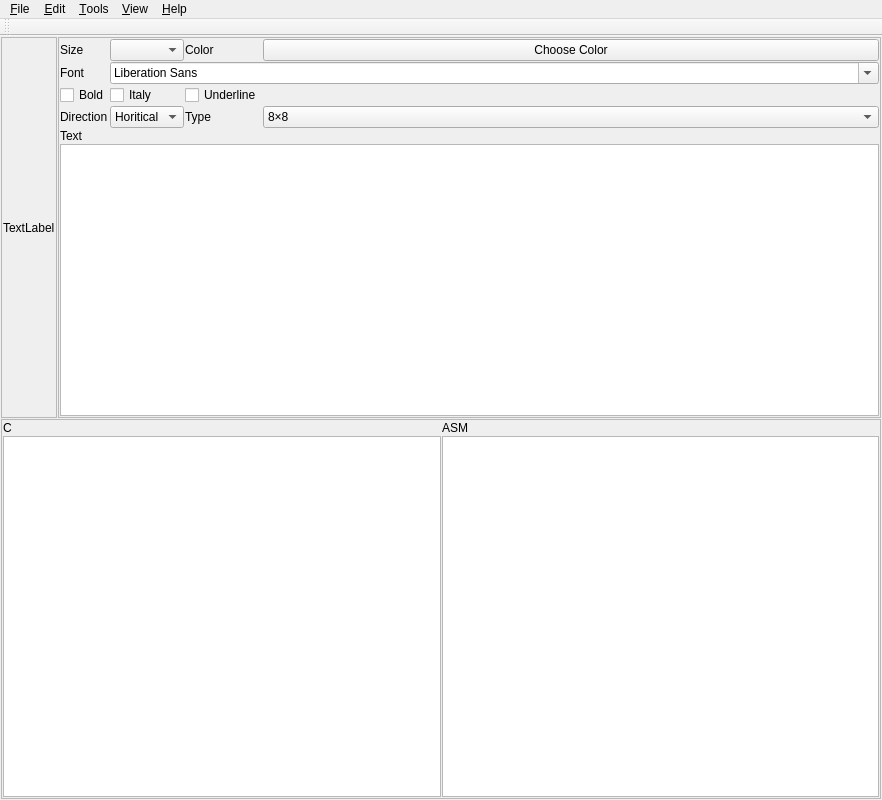
<?xml version="1.0" encoding="UTF-8"?>
<ui version="4.0">
 <class>MainWindow</class>
 <widget class="QMainWindow" name="MainWindow">
  <property name="geometry">
   <rect>
    <x>0</x>
    <y>0</y>
    <width>882</width>
    <height>800</height>
   </rect>
  </property>
  <property name="minimumSize">
   <size>
    <width>800</width>
    <height>800</height>
   </size>
  </property>
  <property name="windowTitle">
   <string>MainWindow</string>
  </property>
  <widget class="QWidget" name="centralwidget">
   <layout class="QGridLayout" name="layoutGWidget">
    <property name="leftMargin">
     <number>1</number>
    </property>
    <property name="topMargin">
     <number>1</number>
    </property>
    <property name="rightMargin">
     <number>1</number>
    </property>
    <property name="bottomMargin">
     <number>1</number>
    </property>
    <property name="spacing">
     <number>1</number>
    </property>
    <item row="0" column="0">
     <widget class="QFrame" name="frameDisplay">
      <property name="frameShape">
       <enum>QFrame::StyledPanel</enum>
      </property>
      <property name="frameShadow">
       <enum>QFrame::Raised</enum>
      </property>
      <layout class="QGridLayout" name="layoutGDisplay">
       <property name="leftMargin">
        <number>1</number>
       </property>
       <property name="topMargin">
        <number>1</number>
       </property>
       <property name="rightMargin">
        <number>1</number>
       </property>
       <property name="bottomMargin">
        <number>1</number>
       </property>
       <property name="spacing">
        <number>1</number>
       </property>
       <item row="0" column="0">
        <widget class="QLabel" name="labelDisplay">
         <property name="minimumSize">
          <size>
           <width>0</width>
           <height>0</height>
          </size>
         </property>
         <property name="text">
          <string>TextLabel</string>
         </property>
        </widget>
       </item>
      </layout>
     </widget>
    </item>
    <item row="0" column="1">
     <widget class="QFrame" name="frameInput">
      <property name="frameShape">
       <enum>QFrame::StyledPanel</enum>
      </property>
      <property name="frameShadow">
       <enum>QFrame::Raised</enum>
      </property>
      <layout class="QGridLayout" name="layoutGInput">
       <property name="leftMargin">
        <number>1</number>
       </property>
       <property name="topMargin">
        <number>1</number>
       </property>
       <property name="rightMargin">
        <number>1</number>
       </property>
       <property name="bottomMargin">
        <number>1</number>
       </property>
       <property name="spacing">
        <number>1</number>
       </property>
       <item row="0" column="3">
        <widget class="QPushButton" name="buttonChooseColor">
         <property name="text">
          <string>Choose Color</string>
         </property>
        </widget>
       </item>
       <item row="1" column="1" colspan="3">
        <widget class="QFontComboBox" name="comboBoxFont"/>
       </item>
       <item row="0" column="0">
        <widget class="QLabel" name="labelSize">
         <property name="text">
          <string>Size</string>
         </property>
        </widget>
       </item>
       <item row="0" column="1">
        <widget class="QComboBox" name="comboBoxSize">
         <property name="currentText">
          <string/>
         </property>
        </widget>
       </item>
       <item row="1" column="0">
        <widget class="QLabel" name="labelFont">
         <property name="text">
          <string>Font</string>
         </property>
        </widget>
       </item>
       <item row="0" column="2">
        <widget class="QLabel" name="labelColor">
         <property name="text">
          <string>Color</string>
         </property>
        </widget>
       </item>
       <item row="2" column="0">
        <widget class="QCheckBox" name="checkBoxBold">
         <property name="text">
          <string>Bold</string>
         </property>
        </widget>
       </item>
       <item row="5" column="0" colspan="4">
        <widget class="QPlainTextEdit" name="textText"/>
       </item>
       <item row="4" column="0" colspan="4">
        <widget class="QLabel" name="labelText">
         <property name="text">
          <string>Text</string>
         </property>
        </widget>
       </item>
       <item row="2" column="1">
        <widget class="QCheckBox" name="checkBoxItaly">
         <property name="text">
          <string>Italy</string>
         </property>
        </widget>
       </item>
       <item row="2" column="2">
        <widget class="QCheckBox" name="checkBoxUnderline">
         <property name="text">
          <string>Underline</string>
         </property>
        </widget>
       </item>
       <item row="3" column="0">
        <widget class="QLabel" name="labelDirection">
         <property name="text">
          <string>Direction</string>
         </property>
        </widget>
       </item>
       <item row="3" column="1">
        <widget class="QComboBox" name="comboBoxDirection">
         <item>
          <property name="text">
           <string>Horitical</string>
          </property>
         </item>
         <item>
          <property name="text">
           <string>Vertical</string>
          </property>
         </item>
        </widget>
       </item>
       <item row="3" column="2">
        <widget class="QLabel" name="labelType">
         <property name="text">
          <string>Type</string>
         </property>
        </widget>
       </item>
       <item row="3" column="3">
        <widget class="QComboBox" name="comboBoxType">
         <item>
          <property name="text">
           <string>8×8</string>
          </property>
         </item>
         <item>
          <property name="text">
           <string>16×16</string>
          </property>
         </item>
         <item>
          <property name="text">
           <string>32×32</string>
          </property>
         </item>
        </widget>
       </item>
       <item row="2" column="3">
        <spacer name="spacerH">
         <property name="orientation">
          <enum>Qt::Horizontal</enum>
         </property>
         <property name="sizeHint" stdset="0">
          <size>
           <width>40</width>
           <height>20</height>
          </size>
         </property>
        </spacer>
       </item>
      </layout>
     </widget>
    </item>
    <item row="1" column="0" colspan="2">
     <widget class="QFrame" name="frameResult">
      <property name="frameShape">
       <enum>QFrame::StyledPanel</enum>
      </property>
      <property name="frameShadow">
       <enum>QFrame::Raised</enum>
      </property>
      <layout class="QGridLayout" name="layoutGResult">
       <property name="leftMargin">
        <number>1</number>
       </property>
       <property name="topMargin">
        <number>1</number>
       </property>
       <property name="rightMargin">
        <number>1</number>
       </property>
       <property name="bottomMargin">
        <number>1</number>
       </property>
       <property name="spacing">
        <number>1</number>
       </property>
       <item row="0" column="0">
        <widget class="QLabel" name="labelResultC">
         <property name="text">
          <string>C</string>
         </property>
        </widget>
       </item>
       <item row="0" column="1">
        <widget class="QLabel" name="labelResultASM">
         <property name="text">
          <string>ASM</string>
         </property>
        </widget>
       </item>
       <item row="1" column="0">
        <widget class="QPlainTextEdit" name="textResultC"/>
       </item>
       <item row="1" column="1">
        <widget class="QPlainTextEdit" name="textResultASM"/>
       </item>
      </layout>
     </widget>
    </item>
   </layout>
  </widget>
  <widget class="QMenuBar" name="menubar">
   <property name="geometry">
    <rect>
     <x>0</x>
     <y>0</y>
     <width>882</width>
     <height>29</height>
    </rect>
   </property>
   <widget class="QMenu" name="menu_File">
    <property name="title">
     <string>&amp;File</string>
    </property>
    <addaction name="actionClear"/>
    <addaction name="separator"/>
    <addaction name="actionExit"/>
   </widget>
   <widget class="QMenu" name="menu_Edit">
    <property name="title">
     <string>&amp;Edit</string>
    </property>
   </widget>
   <widget class="QMenu" name="menu_Tools">
    <property name="title">
     <string>&amp;Tools</string>
    </property>
   </widget>
   <widget class="QMenu" name="menu_View">
    <property name="title">
     <string>&amp;View</string>
    </property>
   </widget>
   <widget class="QMenu" name="menu_Help">
    <property name="title">
     <string>&amp;Help</string>
    </property>
    <addaction name="actionAbout"/>
    <addaction name="actionQt"/>
    <addaction name="separator"/>
    <addaction name="actionIndex"/>
   </widget>
   <addaction name="menu_File"/>
   <addaction name="menu_Edit"/>
   <addaction name="menu_Tools"/>
   <addaction name="menu_View"/>
   <addaction name="menu_Help"/>
  </widget>
  <widget class="QToolBar" name="toolBar">
   <property name="windowTitle">
    <string>toolBar</string>
   </property>
   <attribute name="toolBarArea">
    <enum>TopToolBarArea</enum>
   </attribute>
   <attribute name="toolBarBreak">
    <bool>false</bool>
   </attribute>
  </widget>
  <action name="actionClear">
   <property name="icon">
    <iconset resource="resources.qrc">
     <normaloff>:/resources/icons/clear.svg</normaloff>:/resources/icons/clear.svg</iconset>
   </property>
   <property name="text">
    <string>Clear</string>
   </property>
  </action>
  <action name="actionExit">
   <property name="icon">
    <iconset resource="resources.qrc">
     <normaloff>:/resources/icons/exit.svg</normaloff>:/resources/icons/exit.svg</iconset>
   </property>
   <property name="text">
    <string>Exit</string>
   </property>
  </action>
  <action name="actionAbout">
   <property name="icon">
    <iconset resource="resources.qrc">
     <normaloff>:/resources/icons/about.svg</normaloff>:/resources/icons/about.svg</iconset>
   </property>
   <property name="text">
    <string>About</string>
   </property>
  </action>
  <action name="actionQt">
   <property name="icon">
    <iconset resource="resources.qrc">
     <normaloff>:/resources/icons/qt.png</normaloff>:/resources/icons/qt.png</iconset>
   </property>
   <property name="text">
    <string>Qt</string>
   </property>
  </action>
  <action name="actionIndex">
   <property name="icon">
    <iconset resource="resources.qrc">
     <normaloff>:/resources/icons/github.svg</normaloff>:/resources/icons/github.svg</iconset>
   </property>
   <property name="text">
    <string>Index</string>
   </property>
  </action>
 </widget>
 <resources>
  <include location="resources.qrc"/>
 </resources>
 <connections/>
</ui>
